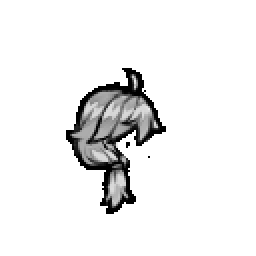
#> input picture Hair/DRNTF_Hair_01_east.png, 128 x 128 px (shown 2 times larger)
$ python downsample_images.py --dir ../Hair --output out.png
#> lines starting #> are read from the running program, lines starting #| are printed output that depends on the picture
import cv2
import os, shutil
import argparse
from pathlib import Path

parser = argparse.ArgumentParser(description="Downsample or Upsample images")
parser.add_argument('--dir', dest='dir', type=str, required=True, help='Path to a directory of png images')
parser.add_argument('--output', dest='output', type=str, required=True, help='Where to put the resized images')
parser.add_argument('--width', type=int, default=512, help='Width of outputted images')
parser.add_argument('--height', type=int, default=512, help='Height of outputted images')
args = parser.parse_args()

# If the output directory is not empty, clear it out and make a new one
if os.path.exists(args.output):
    print("Clearing output directory and making a new one")
    shutil.rmtree(args.output)
    os.mkdir(args.output)
else:
    os.mkdir(args.output)

textures = Path(args.dir).rglob('*.png')

for tex in textures:
    im = cv2.imread(str(tex), cv2.IMREAD_UNCHANGED)
#> im is the input picture: shape (128, 128, 4); mean B, G, R, A 238.2, 238.2, 238.2, 24.1
    resized = cv2.resize(im, (args.height, args.width), interpolation = cv2.INTER_AREA)
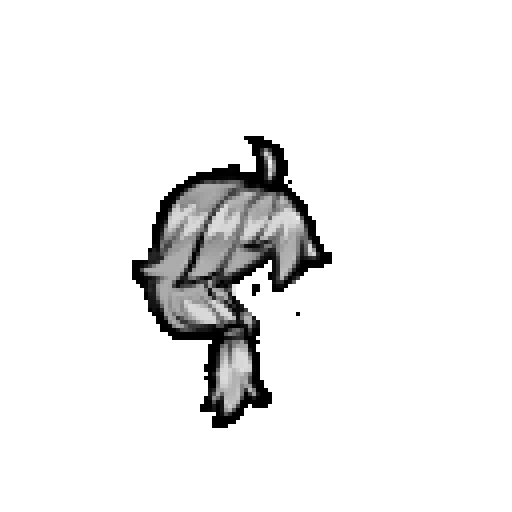
#> resized: shape (512, 512, 4); mean B, G, R, A 238.2, 238.2, 238.2, 24.1
    print(f"writing new file to {os.path.join(os.path.abspath(args.output), os.path.basename(str(tex)))}")
    cv2.imwrite(os.path.join(os.path.abspath(args.output), os.path.basename(str(tex))), resized)
